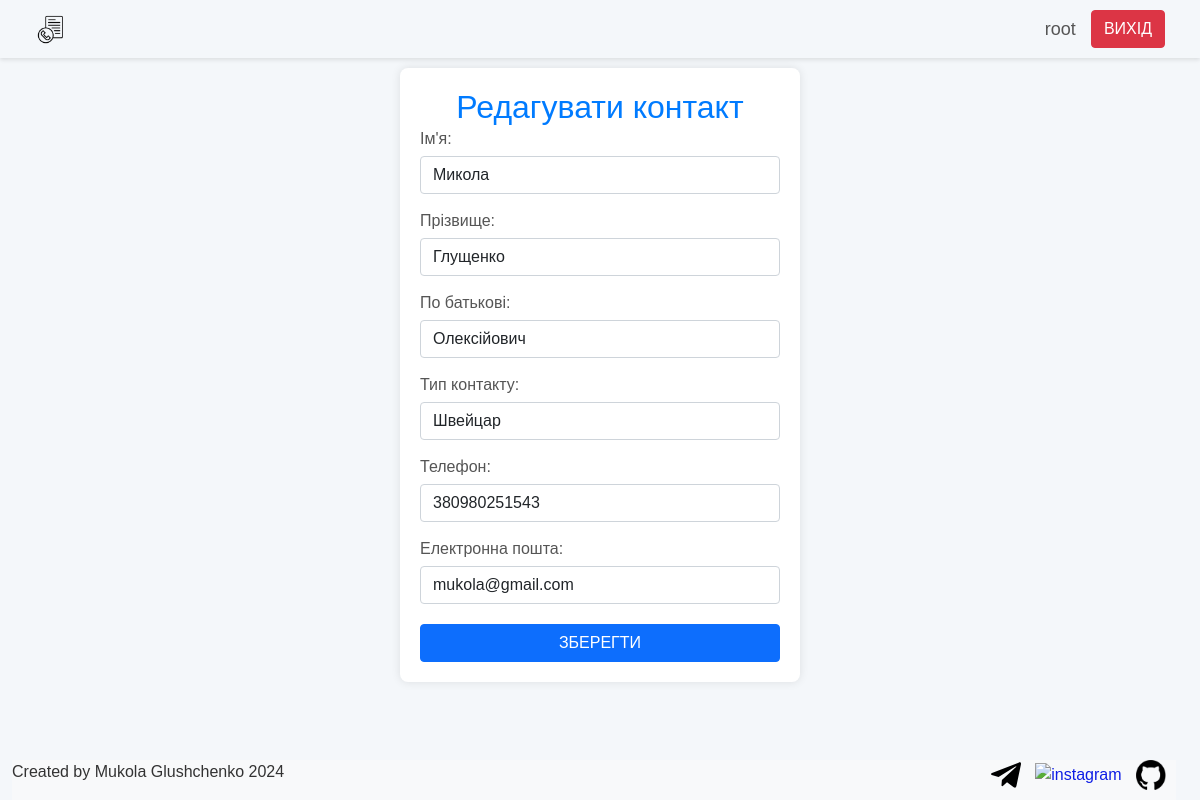
Before: /contact/26/edit/ (signed in) with the older database file.
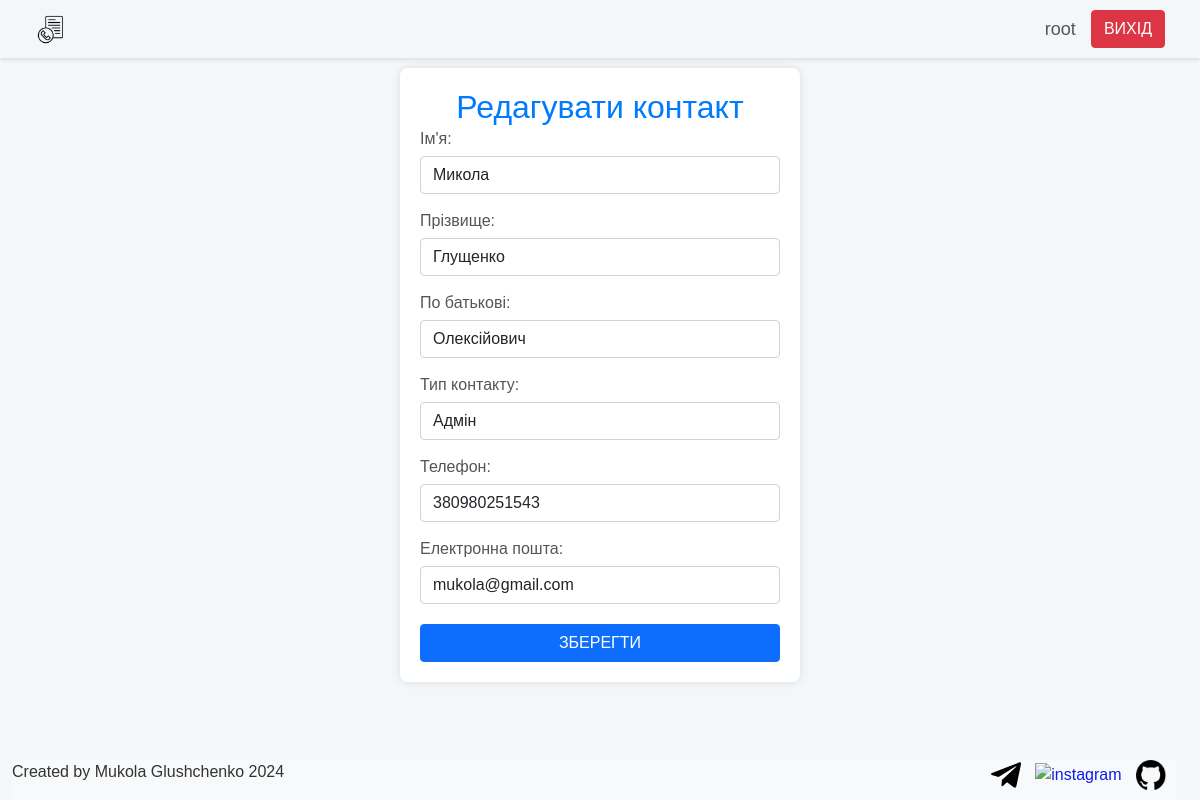
After: the same page with the newer database file.
### tel_book/models.py (models this page shows, shortened)
class Contact(models.Model):
    user = models.ForeignKey(User, on_delete=models.CASCADE)
    title = models.CharField(max_length=200)
    surname = models.CharField(max_length=255)
    name = models.CharField(max_length=255)
    father_name = models.CharField(max_length=255)
    type_contact = models.CharField(max_length=255)
    phone = models.TextField(max_length=12)
    email = models.TextField(max_length=255, blank=True)

### tel_book/views/contact_views.py (the view)
# urls.py: path('contact/<int:id>/edit/', edit_contact, name='edit_contact'),
@login_required
def edit_contact(request, id):
    try:
        if request.user.is_superuser:
            contact = get_object_or_404(Contact, id=id)
        else:
            contact = get_object_or_404(Contact, id=id, user=request.user)
    except:
        messages.error(request, "Ви не можете редагувати цей контакт, оскільки він вам не належить.")
        return redirect(show_phone_book)
    if request.method == "POST":
        form = ContactForm(request.POST, instance=contact)
        if form.is_valid():
            form.save()
            messages.success(request, "Контакт успішно оновлено.")
            return redirect(show_phone_book)
    else:
        form = ContactForm(instance=contact)
    return render(request, 'contact_actions/edit_contact.html', {'form': form})

### tel_book/forms.py
class ContactForm(forms.ModelForm):
    class Meta:
        model = Contact
        fields = ['name', 'surname', 'father_name', 'type_contact', 'phone', 'email']

### tel_book/templates/contact_actions/edit_contact.html (shortened to what this page needs)
{% load static %}
<!DOCTYPE html>
<html lang="uk">
  <head>
    <link
      rel="stylesheet"
      href="https://stackpath.bootstrapcdn.com/bootstrap/5.0.0-alpha1/css/bootstrap.min.css"
    />
    <link rel="stylesheet" href="{% static 'css/contact/edit_contact.css' %}" />
  </head>
  <header>{% include 'navigate/header.html' %}</header>
  <body>
    <div class="container mt-5">
      <h2 class="mb-4 text-center">Редагувати контакт</h2>
      <form method="post">
        <div class="form-group">
          <label for="id_name">Ім'я:</label>
          <input
            type="text"
            class="form-control"
            name="name"
            value="{{ form.name.value|default_if_none:'' }}"
            maxlength="255"
            required
            id="id_name"
          />
        </div>
        <div class="form-group">
          <label for="id_surname">Прізвище:</label>
          <input
            type="text"
            class="form-control"
            name="surname"
            value="{{ form.surname.value|default_if_none:'' }}"
            maxlength="255"
            required
            id="id_surname"
          />
        </div>
        <div class="form-group">
          <label for="id_father_name">По батькові:</label>
          <input
            type="text"
            class="form-control"
            name="father_name"
            value="{{ form.father_name.value|default_if_none:'' }}"
            maxlength="255"
            required
            id="id_father_name"
          />
        </div>
        <div class="form-group">
          <label for="id_type_contact">Тип контакту:</label>
          <input
            type="text"
            class="form-control"
            name="type_contact"
            value="{{ form.type_contact.value|default_if_none:'' }}"
            maxlength="255"
            required
            id="id_type_contact"
          />
        </div>
        <div class="form-group">
          <label for="id_phone">Телефон:</label>
          <input
            type="tel"
            class="form-control"
            name="phone"
            value="{{ form.phone.value|default_if_none:'' }}"
            maxlength="12"
            required
            id="id_phone"
          />
        </div>
        <div class="form-group">
          <label for="id_email">Електронна пошта:</label>
          <input
            type="email"
            class="form-control"
            name="email"
            value="{{ form.email.value|default_if_none:'' }}"
            maxlength="255"
            id="id_email"
          />
        </div>
        <button type="submit" class="btn btn-primary mt-3">Зберегти</button>
      </form>
    </div>
  </body>
  <footer>{% include 'navigate/footer.html' %}</footer>
</html>

Changed rows visible on the page:
changed Contact "Микола": type_contact "Швейцар" → "Адмін"
